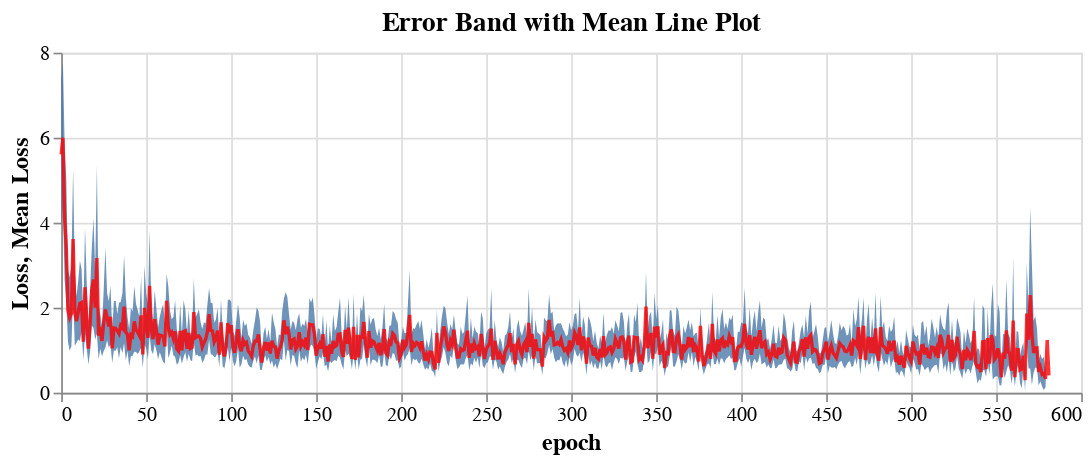

The notebook cell this image was saved under:
### Markdown cell above
# Curva de aprendizado

### Code cell
import altair as alt

error_band = alt.Chart(db).mark_errorband(extent='ci', opacity = 0.8).encode(
    x='epoch:Q',
    y=alt.Y('loss:Q', title='Loss'),
).properties(
    title='Error Band with Mean Line Plot',
    width=600,
    height=200
)

mean_line = alt.Chart(db).mark_line(color='red').encode(
    x='epoch:Q',
    y=alt.Y('mean(loss):Q', title='Mean Loss')
)

(error_band + mean_line).configure_mark(
    opacity=0.8
).configure_axis(
    labelFontSize=12,
    titleFontSize=14
).configure_title(
    fontSize=16
)

### Figure 1 — Vega-Lite specification as saved in the notebook (floating-point values rounded to 4 significant figures; data arrays with more than 128 entries replaced by an {"elided": "..."} marker saying what was removed)
{"config": {"view": {"continuousWidth": 300, "continuousHeight": 300}, "axis": {"labelFontSize": 12, "titleFontSize": 14}, "mark": {"opacity": 0.8}, "title": {"fontSize": 16}}, "layer": [{"mark": {"type": "errorband", "extent": "ci", "opacity": 0.8}, "encoding": {"x": {"field": "epoch", "type": "quantitative"}, "y": {"field": "loss", "title": "Loss", "type": "quantitative"}}, "title": "Error Band with Mean Line Plot"}, {"mark": {"type": "line", "color": "red"}, "encoding": {"x": {"field": "epoch", "type": "quantitative"}, "y": {"aggregate": "mean", "field": "loss", "title": "Mean Loss", "type": "quantitative"}}}], "data": {"name": "data-8d66463ae5358c7aafb61bb01b5b2478"}, "height": 200, "width": 600, "$schema": "https://vega.github.io/schema/vega-lite/v5.17.0.json", "datasets": {"data-8d66463ae5358c7aafb61bb01b5b2478": {"elided": "16805 records"}}}
